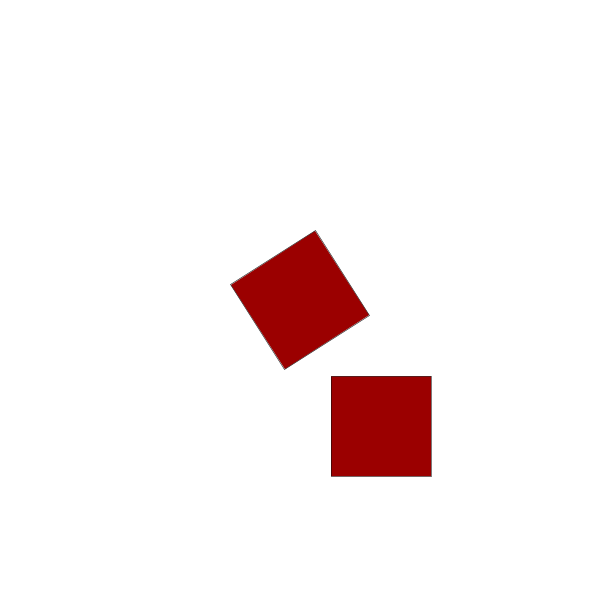
Frame 1 (no input)
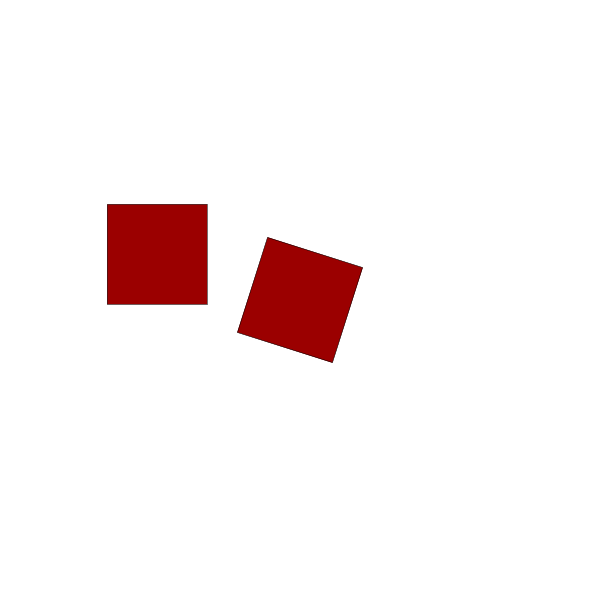
Frame 60 (the mouse pressed at the canvas centre just before this capture)
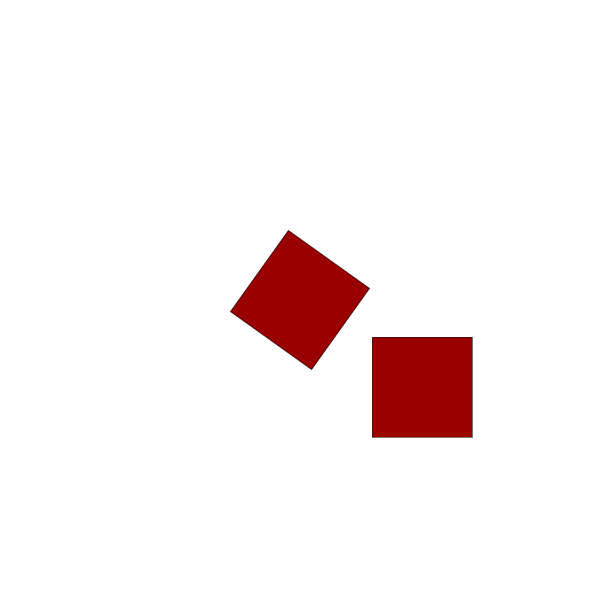
Frame 120 (the mouse held since frame 60 and released just before this capture)

The Processing sketch that drew these frames (run headless with seeded random() and noise(); from frame 60 on, the mouse is pressed at the canvas centre):

// Processing sketch: sketch_2D_rotation
// ── sketch_2D_rotation.pde

int rotating  = 0;

void setup(){
  size(600,600);
}

void draw(){
  rotating ++;
  background(255);
  stroke(0);
  fill(155,0,0);
  rectMode(CENTER);
  
  
  translate(width/2, height/2);
  scale(0.5);
  rotate(rotating); 
  rect(0,0,200,200);
  
  
  translate(300, 0);
  rotate(-rotating);
  rect(0,0,200,200);
  

}
